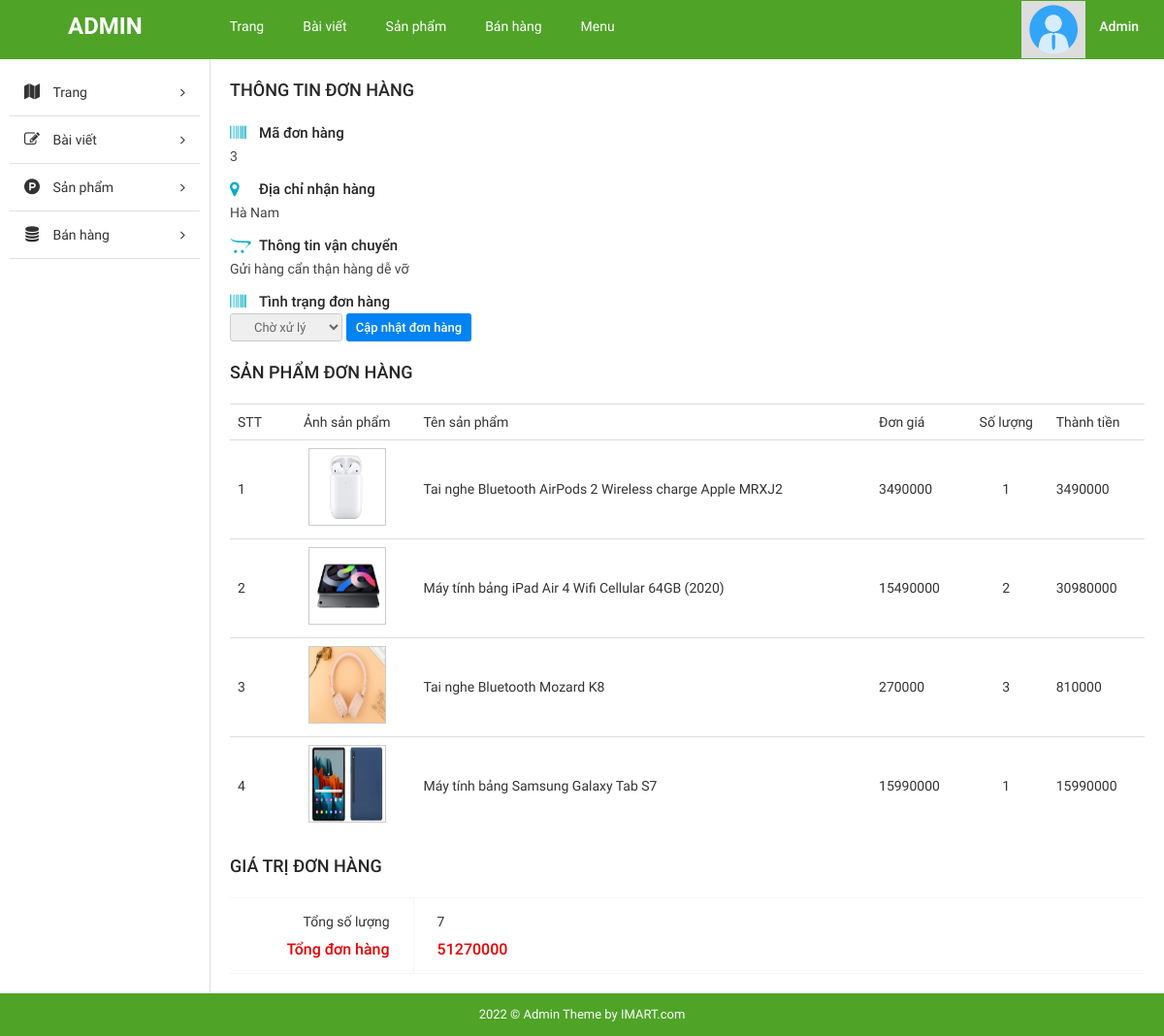
Screenshot of /admin/index.php?page=detail_order&order_id=3 with the database file from the repository.
### tables this page shows
CREATE TABLE `tbl_order` (
  `order_id` int(11) NOT NULL,
  `total_price` int(50) NOT NULL,
  `date` date NOT NULL,
  `transport_fee` int(11) NOT NULL,
  `status` varchar(50) NOT NULL,
  `user_id` int(11) NOT NULL,
  `email` varchar(100) NOT NULL,
  `phone_num` varchar(12) NOT NULL,
  `address` varchar(100) NOT NULL,
  `note` text NOT NULL
);

CREATE TABLE `tbl_user` (
  `user_id` int(20) NOT NULL,
  `username` varchar(30) NOT NULL,
  `pass` varchar(100) NOT NULL,
  `fullname` varchar(100) NOT NULL,
  `email` varchar(40) NOT NULL,
  `gender` varchar(10) NOT NULL,
  `phone_num` varchar(15) NOT NULL,
  `address` varchar(100) NOT NULL,
  `rule_user` int(1) NOT NULL
);

CREATE TABLE `tbl_orderdetail` (
  `order_id` int(11) NOT NULL,
  `pro_id` int(11) NOT NULL,
  `quantity` int(11) NOT NULL
);

CREATE TABLE `tbl_product` (
  `pro_id` int(11) NOT NULL,
  `pro_name` varchar(200) NOT NULL,
  `original_price` int(11) NOT NULL,
  `promotional_price` int(11) NOT NULL,
  `quantity` int(11) NOT NULL,
  `short_desc` text NOT NULL,
  `detail_desc` text NOT NULL,
  `pro_image` varchar(100) NOT NULL,
  `cat_id` int(11) NOT NULL,
  `brand_id` int(20) NOT NULL
);

### admin/pages/detail_order.php (the view)
<?php
$order_id=$_GET['order_id'];
$sql="SELECT pro_image,pro_name,promotional_price,tbl_orderdetail.quantity FROM tbl_order,tbl_orderdetail,tbl_product WHERE tbl_order.order_id=tbl_orderdetail.order_id AND tbl_orderdetail.pro_id=tbl_product.pro_id AND tbl_order.order_id='$order_id'";
$sql1="SELECT order_id,tbl_user.address,tbl_order.note,tbl_order.status FROM tbl_order INNER JOIN tbl_user
ON tbl_order.user_id=tbl_user.user_id WHERE order_id='$order_id'";
$rs=mysqli_query($con,$sql);
$rs1=mysqli_query($con,$sql1);
$r1=mysqli_fetch_array($rs1);
?>
<div id="main-content-wp" class="list-product-page">
    <div class="wrap clearfix">
        <?php require 'inc/sidebar.php'; ?>
        <div id="content" class="detail-exhibition fl-right">
            <div class="section" id="info">
                <div class="section-head">
                    <h3 class="section-title">Thông tin đơn hàng</h3>
                </div>
                <ul class="list-item">
                    <li>
                        <h3 class="title">Mã đơn hàng</h3>
                        <span class="detail"><?=$r1['order_id']?></span>
                    </li>
                    <li>
                        <h3 class="title">Địa chỉ nhận hàng</h3>
                        <span class="detail"><?=$r1['address']?></span>
                    </li>
                    <li>
                        <h3 class="title">Thông tin vận chuyển</h3>
                        <span class="detail"><?=$r1['note']?></span>
                    </li>
                    <form method="POST" action="">
                        <li>
                            <h3 class="title">Tình trạng đơn hàng</h3>
                            <select name="status">
                                <option value="<?=$r1['status']?>"><?=$r1['status']?></option>
                            </select>
                            <input type="submit" name="sm_status" value="Cập nhật đơn hàng">
                        </li>
                    </form>
                </ul>
            </div>
            <div class="section">
                <div class="section-head">
                    <h3 class="section-title">Sản phẩm đơn hàng</h3>
                </div>
                <div class="table-responsive">
                    <table class="table info-exhibition">
                            <tr>
                                <td class="thead-text">STT</td>
                                <td class="thead-text">Ảnh sản phẩm</td>
                                <td class="thead-text">Tên sản phẩm</td>
                                <td class="thead-text">Đơn giá</td>
                                <td class="thead-text">Số lượng</td>
                                <td class="thead-text">Thành tiền</td>
                            </tr>
                            <?php
                            $sum_price=0;
                            $sum_quantity=0;
                            $count=0;
                            while($r=mysqli_fetch_assoc($rs))
                            {
                                $count++;
                                $price=$r['promotional_price'];
                                $quantity=$r['quantity'];
                                $sum=$price*$quantity;
                                ?>
                            <tr>
                                <td class="thead-text"><?=$count?></td>
                                <td class="thead-text">
                                    <div class="thumb">
                                        <img src="../<?=$r['pro_image']?>" alt="">
                                    </div>
                                </td>
                                <td class="thead-text"><?=$r['pro_name']?></td>
                                <td class="thead-text"><?=$r['promotional_price']?></td>
                                <td class="thead-text"><?=$r['quantity']?></td>
                                <td class="thead-text"><?=$sum?></td>
                            </tr>
                                <?php
                                $sum_price+=$sum;
                                $sum_quantity+=$quantity;
                            }
                            ?>
                    </table>
                </div>
            </div>
            <div class="section">
                <h3 class="section-title">Giá trị đơn hàng</h3>
                <div class="section-detail">
                    <ul class="list-item clearfix">
                        <li>
                            <span class="total-fee">Tổng số lượng</span>
                            <span class="total">Tổng đơn hàng</span>
                        </li>
                        <li>
                            <span class="total-fee"><?=$sum_quantity?></span>
                            <span class="total"><?=$sum_price?></span>
                        </li>
                    </ul>
                </div>
            </div>
        </div>
    </div>
</div>
</div>

### admin/inc/header.php (shortened to what this page needs)
<!DOCTYPE html>
<html>
    <head>
        <link href="public/css/bootstrap/bootstrap.min.css" rel="stylesheet" type="text/css"/>
        <link href="public/css/bootstrap/bootstrap-theme.min.css" rel="stylesheet" type="text/css"/>
        <link href="public/reset.css" rel="stylesheet" type="text/css"/>
        <link href="public/css/font-awesome/css/font-awesome.min.css" rel="stylesheet" type="text/css"/>
        <link href="public/style.css" rel="stylesheet" type="text/css"/>
        <link href="public/responsive.css" rel="stylesheet" type="text/css"/>
    </head>
    <body>
        <div id="site">
            <div id="container">
                <div id="header-wp">
                    <div class="wp-inner clearfix">
                        <a href="?page=list_post" title="" id="logo" class="fl-left">ADMIN</a>
                        <ul id="main-menu" class="fl-left">
                            <li>
                                <a href="?page=list_post" title="">Trang</a>
                            </li>
                            <li>
                                <a href="?page=list_post" title="">Bài viết</a>
                            </li>
                            <li>
                                <a href="?page=list_product" title="">Sản phẩm</a>
                            </li>
                            <li>
                                <a href="" title="">Bán hàng</a>
                            </li>
                            <li>
                                <a href="?page=menu" title="">Menu</a>
                            </li>
                        </ul>
                        <div id="dropdown-user" class="dropdown dropdown-extended fl-right">
                            <button class="dropdown-toggle clearfix" type="button"  data-toggle="dropdown" aria-haspopup="true" aria-expanded="true">
                                <div id="thumb-circle" class="fl-left">
                                    <img src="public/images/img-admin-1.png" width="50">
                                </div>
                                <h3 id="account" class="fl-right">Admin</h3>
                            </button>
                        </div>
                    </div>
                </div>

### admin/index.php (shortened to what this page needs)
<?php
$page = isset($_GET['page']) ? $_GET['page'] : 'list_post';
$path = "./pages/{$page}.php";
require './inc/header.php';
if (file_exists($path)) {
    require "{$path}";
} else {
    require "./pages/404.php";
}
require './inc/footer.php';
?>

### admin/inc/sidebar.php (shortened to what this page needs)
<div id="sidebar" class="fl-left">
    <ul id="sidebar-menu">
        <li class="nav-item">
            <a href="" title="" class="nav-link nav-toggle">
                <span class="fa fa-map icon"></span>
                <span class="title">Trang</span>
            </a>
        </li>
        <li class="nav-item">
            <a href="" title="" class="nav-link nav-toggle">
                <span class="fa fa-pencil-square-o icon"></span>
                <span class="title">Bài viết</span>
            </a>
        </li>
        <li class="nav-item">
            <a href="" title="" class="nav-link nav-toggle">
                <span class="fa fa-product-hunt icon"></span>
                <span class="title">Sản phẩm</span>
            </a>
        </li>
        <li class="nav-item">
            <a href="" title="" class="nav-link nav-toggle">
                <span class="fa fa-database icon"></span>
                <span class="title">Bán hàng</span>
            </a>
        </li>
    </ul>
</div>

### admin/inc/footer.php (shortened to what this page needs)
<div id="footer-wp">
    <div class="wp-inner">
        <p id="copyright">2022 © Admin Theme by IMART.com  </p>
    </div>
</div>
</div>
</body>
</html>

### admin/public/css/import/global.css (style rules this page uses)
body { font-family: "Roboto Regular"; font-size: 14px; line-height: 24px; color: #333; }
.fl-left { float: left; }
.fl-right { float: right; }
img { max-width: 100%; height: auto; display: block; }
ul li { list-style: none!important; }
a { text-decoration: none!important; }
.dropdown .dropdown-toggle { background: none; border: none; outline: none; }

### admin/public/css/import/list_post.css (style rules this page uses)
#header-wp { background: #4fa327; }
#main-menu li { float: left; }
#main-menu li a { display: block; color: #fff; padding: 15px 20px; }
#logo { font-family: 'Roboto Bold'; font-weight: normal; color: #fff; font-size: 24px; padding: 15px 70px; }
#thumb-circle { display: block; padding: 4px 8px; background: #ddd; }
#account { font-family: 'Roboto Medium'; font-weight: normal; color: #fff; padding: 14px 20px 14px 14px; }
#sidebar { width: 18%; padding: 10px; }
#content { width: 82%; border-left: 1px solid #ddd; padding: 20px; }
#main-menu > li { position: relative; }
#copyright { display: block; text-align: center; color: #fff; font-size: 13px; background: #4fa327; padding: 10px 0px; }

### admin/public/css/import/sidebar.css (style rules this page uses)
#sidebar-menu .nav-item .nav-link { position: relative; display: block; color: #333; text-decoration: none!important; padding: 12px 15px; border-bottom: 1px solid #e0e0e0; }
#sidebar-menu .nav-item .nav-link .icon { display: inline-block; font-size: 16px; line-height: normal; width: 1em; text-align: center; }
#sidebar-menu .nav-item .nav-link .title { display: inline-block; padding-left: 10px; }

### admin/public/css/import/detail_order.css (style rules this page uses)
.detail-exhibition .section { margin-bottom: 20px; font-size: 15px; }
.detail-exhibition .section:last-child { padding: 0; margin-bottom: 0; }
.detail-exhibition .section .list-item .title, .detail-exhibition .section .section-title { position: relative; padding-left: 30px; color: #272727; font-family: 'Roboto Medium'; }
.detail-exhibition .section .list-item .detail { color: #444; font-size: 14px; }
.detail-exhibition .section .list-item li .title:before { position: absolute; font-family: 'Fontawesome'; top: 0; left: 0; color: #07adc6; font-size: 17px; }
.detail-exhibition .section .list-item li:nth-child(1) .title:before { content: '\f02a'; }
.detail-exhibition .section .list-item li:nth-child(2) .title:before { content: '\f041'; }
.detail-exhibition .section .list-item li:nth-child(3) .title:before { content: '\f23d'; }
.detail-exhibition .section .section-title { padding: 0; line-height: inherit; border-bottom: none; }
.detail-exhibition .section .section-detail { padding: 0; }
.detail-exhibition .section .section-detail .list-item { border-top: 1px solid #f5f5f5; border-bottom: 1px solid #f5f5f5; }
.detail-exhibition .section .section-detail .list-item li { float: left; padding: 12px 24px; border-left: 1px solid #f5f5f5; }
.detail-exhibition .section .section-detail .list-item li:nth-child(1) { width: 20%; text-align: right; border-left: none; }
.detail-exhibition .section .section-detail .list-item li:nth-child(2) { width: 80%; text-align: left; }
.detail-exhibition .section .section-detail .list-item li span { display: block; padding-bottom: 5px; color: #333; font-size: 14px; }
.detail-exhibition .section .section-detail .list-item li .total { font-size: 16px; color: #e60000; padding-bottom: 0; font-family: 'Roboto Medium'; font-weight: normal; }
.detail-exhibition .info-exhibition tbody tr td { color: #333; font-size: 14px; vertical-align: middle; }
.detail-exhibition .info-exhibition tbody tr td:nth-child(2) .thumb { display: inline-block; }
.detail-exhibition .info-exhibition tr td:nth-child(2) { width: 15%; text-align: center; }
.detail-exhibition .info-exhibition tr td:nth-child(5) { text-align: center; }
.table { margin-bottom: 0!important; }
.detail-exhibition .thumb { margin-top: 0!important; }
.detail-exhibition .section#info .list-item li { margin-bottom: 10px; }
.detail-exhibition .section#info .list-item li:last-child { margin-bottom: 0!important; }
.info-exhibition .thumb img { width: 80px; height: 80px; border: 1px solid #ccc; }
#info select { border: 1px solid #ccc; padding: 5px 20px; font-size: 13px; color: #666; border-radius: 3px; }
#info input[type="submit"] { font-size: 13px; padding: 3px 10px; border: none; background: #0183f3; color: #fff; font-family: 'Roboto Medium'; font-weight: normal; line-height: 23px; border-radius: 3px; }
.detail-exhibition .section .section-title { font-weight: normal; text-transform: uppercase; font-size: 18px; margin-bottom: 20px; }

### rows the page displays
tbl_order: order_id "3", user.address "Hà Nam", note "Gửi hàng cẩn thận hàng dễ vỡ", status "Chờ xử lý"
tbl_orderdetail: pro.pro_image (picture), pro.pro_name "Tai nghe Bluetooth AirPods 2 Wireless charge Apple MRXJ2", pro.promotional_price "3490000", quantity "1"
tbl_orderdetail: pro.pro_image (picture), pro.pro_name "Máy tính bảng iPad Air 4 Wifi Cellular 64GB (2020)", pro.promotional_price "15490000", quantity "2", sum "30980000"
tbl_orderdetail: pro.pro_image (picture), pro.pro_name "Tai nghe Bluetooth Mozard K8", pro.promotional_price "270000", quantity "3", sum "810000"
tbl_orderdetail: pro.pro_image (picture), pro.pro_name "Máy tính bảng Samsung Galaxy Tab S7", pro.promotional_price "15990000", quantity "1"

### other values shown
$sum_quantity "7"
$sum_price "51270000"
